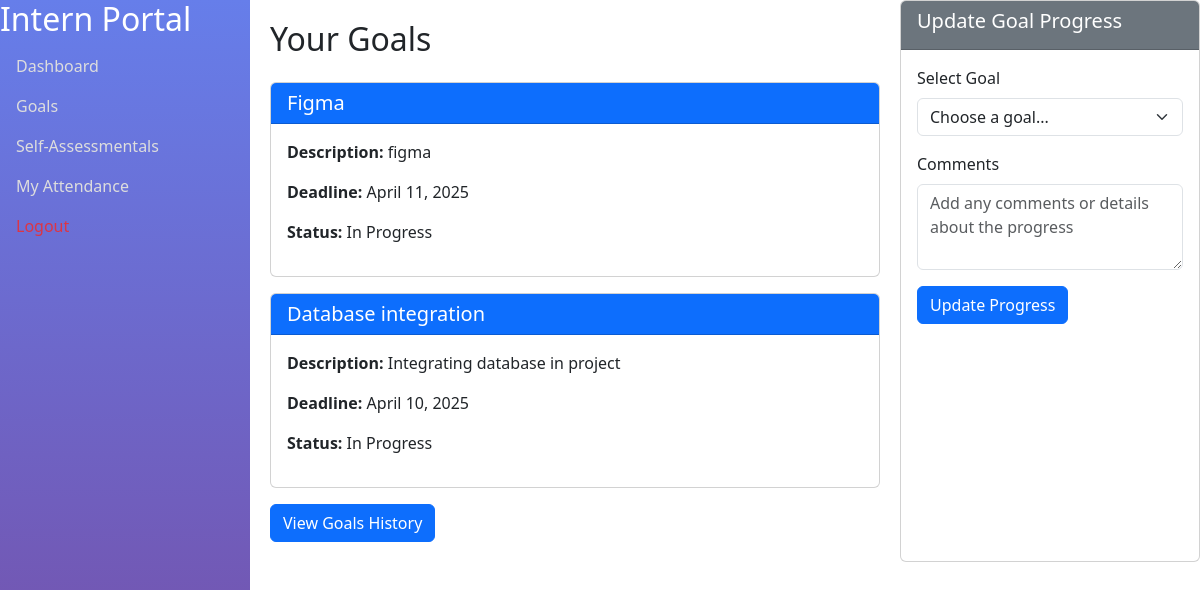
/goals/, run on an earlier commit of the app's database.
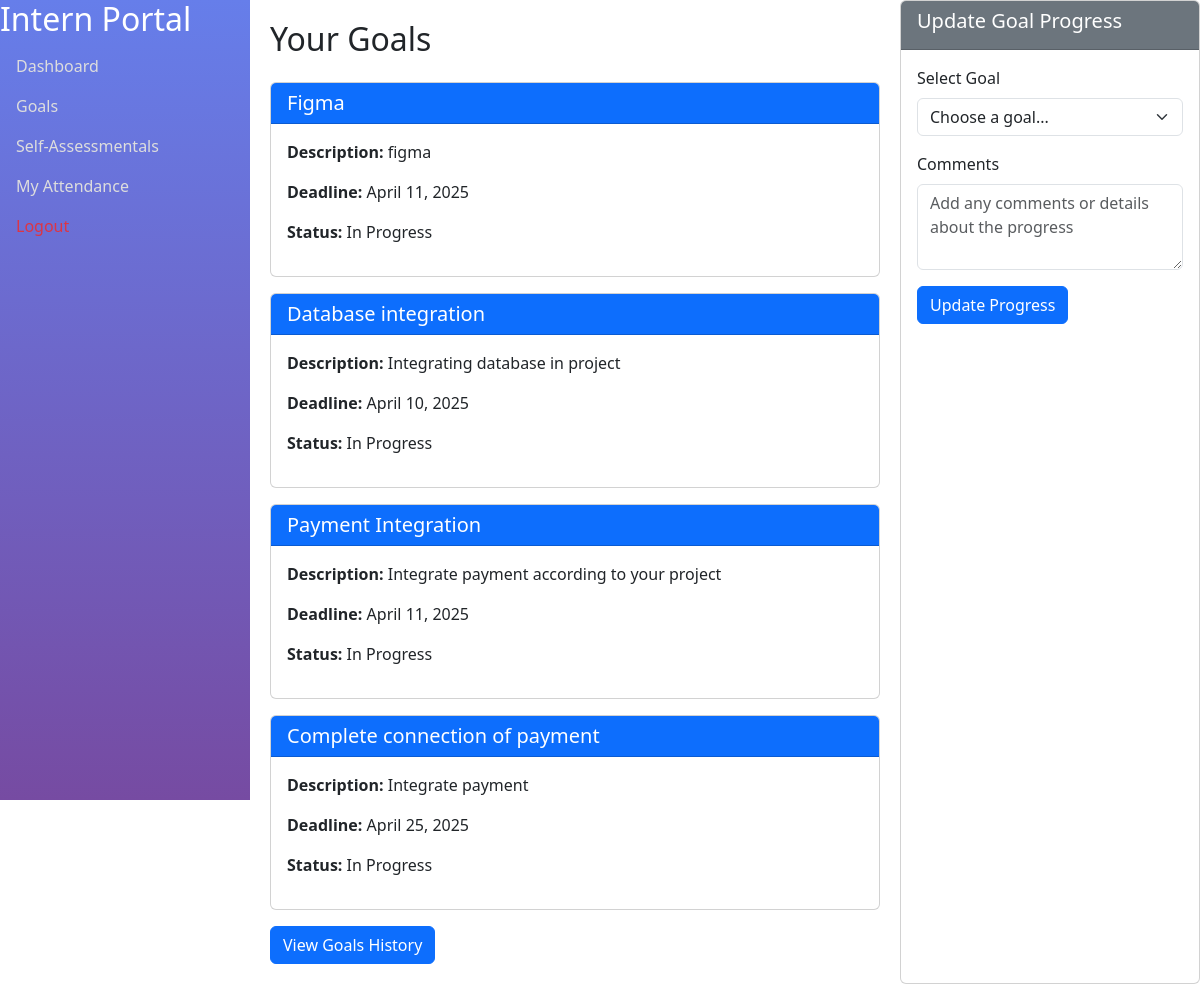
And on a later commit of the database.
### accounts/models.py (models this page shows, shortened)
class Goal(models.Model):
    STATUS_CHOICES = [
        ('in_progress', 'In Progress'),
        ('achieved', 'Achieved'),
        ('missed', 'Missed'),
    ]
    title = models.CharField(max_length=100, null=True)
    description = models.TextField()
    status = models.CharField(max_length=100, choices=STATUS_CHOICES)
    progress = models.PositiveIntegerField(default=0)
    created_at = models.DateTimeField(auto_now_add=True, null=True)
    deadline = models.DateTimeField(null=True)
    assigned_to = models.ForeignKey(CustomUser,on_delete=models.CASCADE,related_name="goals", null=True)
    completed = models.BooleanField(default=False, null=True)

### accounts/views.py (the view)
# urls.py: path('goals/', views.goals, name="goals"),
def goals(request):
    goals = Goal.objects.all()
    context = {
        'goals': goals
    }
    return render(request, "intern/goals.html", context)

### templates/intern/goals.html (shortened to what this page needs)
<!DOCTYPE html>
{% load static %}
<html lang="en">
<head>
    <link href="https://cdn.jsdelivr.net/npm/bootstrap@5.3.0/dist/css/bootstrap.min.css" rel="stylesheet">
</head>
<body>
    <nav class="sidebar d-flex flex-column">
        <h2><a class="navbar-brand text-center py-3" href="#">Intern Portal</a></h2>
        <ul class="nav flex-column">
            <li class="nav-item">
                <a class="nav-link " aria-current="page" href="{% url 'intern_dashboard' user.id %}">Dashboard</a>
            </li>
            <li class="nav-item">
                <a class="nav-link " href="{% url 'goals' %}">Goals</a>
            </li>
            <li class="nav-item">
                <a class="nav-link " href="{% url 'Self_Assessment' %}">Self-Assessmentals</a>
            </li>
            <li class="nav-item">
                <a class="nav-link" href="{% url 'attendance' %}">My Attendance</a>
            </li>
            <li class="nav-item">
                <a class="nav-link text-danger" href="{% url 'logout' %}">Logout</a>
            </li>
        </ul>
    </nav>
<div class="content">
    <h2 class="mb-4">Your Goals</h2>
    {% for goal in goals %}
        <div class="row">
            <div class="col-md-12">
                <div class="card mb-3">
                    <div class="card-header bg-primary text-white">
                        <h5 class="mb-0">{{ goal.title }}</h5>
                    </div>
                    <div class="card-body">
                        <p><strong>Description:</strong> {{ goal.description }}</p>
                        <p><strong>Deadline:</strong> {{ goal.deadline|date:"F d, Y" }}</p>
                        <p><strong>Status:</strong> {{ goal.get_status_display }}</p>
                    </div>
                </div>
            </div>
        </div>
    {% empty %}
        <p>No goals assigned yet.</p>
    {% endfor %}
    <div class="mb-8">
        <a href="{% url 'goals_history' %}">
            <button type="submit" class="btn btn-primary">View Goals History</button>
        </a>
    </div>
</div>
    <div class="col-md-3 card">
      <div class="card-header bg-secondary text-white">
        <h5>Update Goal Progress</h5>
      </div>
      <div class="card-body">
        <form>
          <div class="mb-3">
            <label for="goalSelect" class="form-label">Select Goal</label>
            <select id="goalSelect" class="form-select">
              <option selected>Choose a goal...</option>
            </select>
          </div>
          <div class="mb-3">
            <label for="comments" class="form-label">Comments</label>
            <textarea id="comments" class="form-control" rows="3" placeholder="Add any comments or details about the progress"></textarea>
          </div>
          <button type="submit" class="btn btn-primary">Update Progress</button>
        </form>
      </div>
    </div>
</body>
</html>

### templates/intern/goals.html (style rules this page uses)
body { display: flex; }
.sidebar { width: 250px; min-height: 100vh; background: linear-gradient(180deg, #667eea, #764ba2); color: #fff; position: fixed; top: 0; left: 0; overflow-y: auto; }
.sidebar .nav-link { color: #ddd; }
.content { margin-left: 250px; flex-grow: 1; padding: 20px; }

What changed in the data, as far as the page shows it:
added Goal: title "Payment Integration", description "Integrate payment according to your project", deadline "April 11, 2025", status "In Progress"
added Goal: title "Complete connection of payment", description "Integrate payment", deadline "April 25, 2025", status "In Progress"
